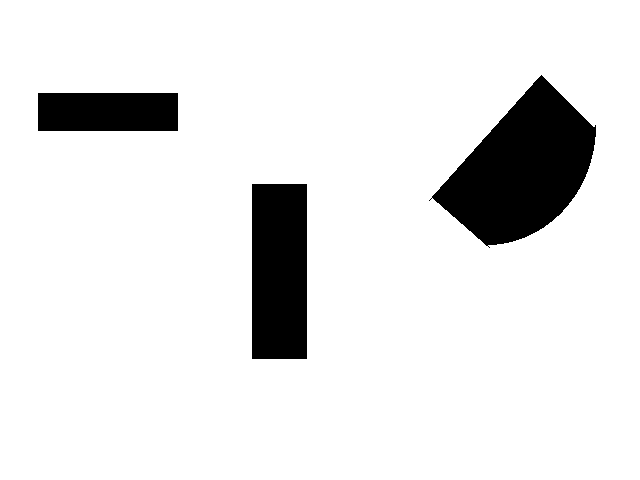
#> input picture project4/testimage.pgm, 640 x 480 px
$ python project4.py   (older library calls are emulated)
#> lines starting #> are read from the running program, lines starting #| are printed output that depends on the picture; after the words box and inside, x2 and y2 are one past the last pixel; in counts of white or black regions, pixels touching at a corner belong together
#> further down, test_image is the input picture: shape (480, 640, 3); 90% white; 3 black regions, box (x1, y1, x2, y2) and area: (429, 75, 596, 248) 15676, (252, 184, 307, 359) 9625, (38, 93, 178, 131) 5320
import cv2
import numpy as np
import matplotlib
import matplotlib.pyplot as plt
import math


def Sobel_Edge_Horz(img):
    g_x = np.array([[-1, 0, 1], [-2, 0, 2], [-1, 0, 1]])
    filtered_g_x = cv2.filter2D(img, cv2.CV_32F, g_x)
    return filtered_g_x

def Sobel_Edge_Vert(img):
    g_y = np.array([[-1, -2, -1], [0, 0, 0], [1, 2, 1]])
    filtered_g_y = cv2.filter2D(img, cv2.CV_32F, g_y)
    return filtered_g_y

def Sobel_Edge(img):
    g = np.sqrt((Sobel_Edge_Horz(img)**2 + Sobel_Edge_Vert(img)**2))
    return g

def HarrisDetector(img,k = 0.04):
    '''
    Args:

    -   image: A numpy array of shape (m,n,c),
                image may be grayscale or color (your choice)
                (i recommmend greyscale)
    -   k: k value for Harris detector

    Returns:
    -   R: A numpy array of shape (m,n) containing R values of interest points
   '''
#> called with k = 0.04

    grayImage = cv2.cvtColor(img, cv2.COLOR_BGR2GRAY)

    grayImage = np.float32(grayImage)

    imageWidth = len(img[0])
#> imageWidth = 640
    imageHeight = len(img)
#> imageHeight = 480

    Ix = Sobel_Edge_Horz(grayImage)
#> in Sobel_Edge_Horz, `filtered_g_x = cv2.filter2D(img, cv2.CV_32F, g_x)`:
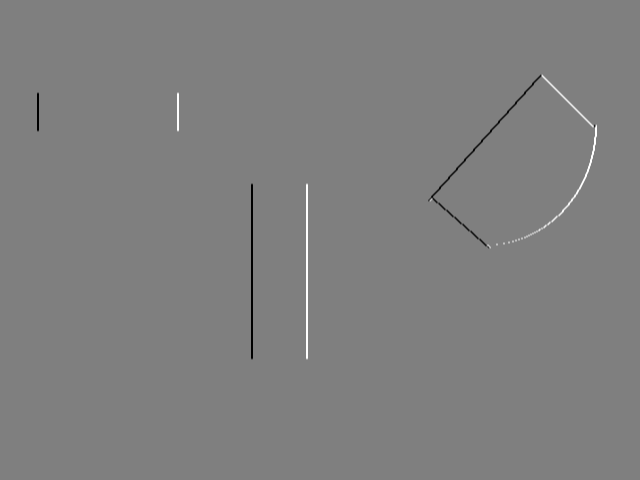
#> filtered_g_x: shape (480, 640) float32; min -1020, max 1020, mean 0; drawn with min black and max white
    Iy = Sobel_Edge_Vert(grayImage)

    Ixx = np.multiply(Ix, Ix)
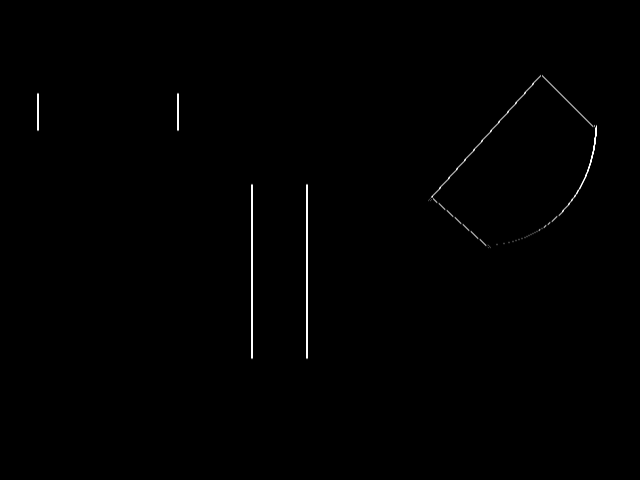
#> Ixx: shape (480, 640) float32; min 0, max 1040400, mean 4439.6; drawn with min black and max white
    Iyy = np.multiply(Iy, Iy)
    Ixy = np.multiply(Ix, Iy)

    IxxConvolved = cv2.GaussianBlur(Ixx, (5, 5), 0)
    IyyConvolved = cv2.GaussianBlur(Iyy, (5, 5), 0)
    IxyConvolved = cv2.GaussianBlur(Ixy, (5, 5), 0)

    r = ((IxxConvolved * IyyConvolved) - (IxyConvolved ** 2)) - k * (IxxConvolved + IyyConvolved)**2
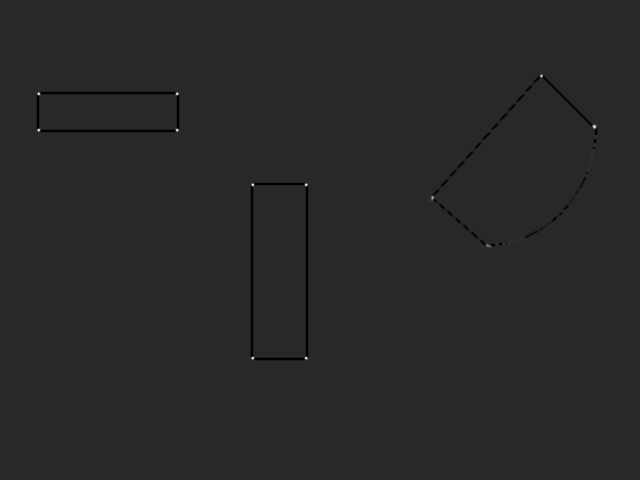
#> r: shape (480, 640) float32; min -1.69e+10, max 8.94e+10, mean -121944992; drawn with min black and max white


    # [10 lines of commented-out code are left out]


    rArray = np.asarray(r, dtype='float32')
    rArray = np.reshape(rArray, grayImage.shape)

    return rArray

def findMinValue(aList):

    numOfItems = len(aList)
    minValue = aList[0]
    for index in range(numOfItems):
        if index+1 < numOfItems and aList[index] < aList[index+1]:
            minValue = aList[index]

    return minValue


def SuppressNonMax(Rvals, numPts):
    '''
    Args:

    -   Rvals: A numpy array of shape (m,n,1), containing Harris response values
    -   numPts: the number of responses to return

    Returns:

     x: A numpy array of shape (N,) containing x-coordinates of interest points
     y: A numpy array of shape (N,) containing y-coordinates of interest points
     confidences (optional): numpy nd-array of dim (N,) containing the strength
            of each interest point
   '''
#> called with numPts = 20

    imageWidth = len(Rvals[0])
#> imageWidth = 640
    imageHeight = len(Rvals)
#> imageHeight = 480

    Rmax = Rvals.max()
#> Rmax = 8.94e+10

    rList = []

    for y in range(imageHeight):
        for x in range(imageWidth):
            if (Rvals[y][x]>0.01*Rmax):
                rList.append((x, y, Rvals[y][x]))
#> after the loop, rList = 392 items, first 6: (541, 73, 1.62e+09), (540, 74, 1.08e+10), (541, 74, 2.24e+10), (542, 74, 1.08e+10), (540, 75, 3.51e+10), (541, 75, 7.46e+10)

    sortedValues = sorted(rList, key=lambda tup: tup[2], reverse=True)
#> sortedValues = 392 items, first 6: (594, 126, 8.94e+10), (38, 93, 8.81e+10), (177, 93, 8.81e+10), (38, 130, 8.81e+10), (177, 130, 8.81e+10), (252, 184, 8.81e+10)

    lengthOfrList = len(rList)
#> lengthOfrList = 392
    radii = []
    xIndex = 0
    yIndex = 1
    rIndex = 2

    for index in range(1, numPts*4):
        dList = []
        for counter in range(1, index):
            distance = np.sqrt(((sortedValues[index][xIndex]-sortedValues[index][xIndex])**2) + ((sortedValues[index-counter][yIndex]-sortedValues[index-counter][yIndex])**2))
            dList.append((sortedValues[index][xIndex], sortedValues[index][yIndex], distance))
        if len(dList) != 0:
            suppressedR = min(dList, key=lambda tup: tup[2])
            radii.append(suppressedR)
#> after the loop, radii = 78 items, first 6: (177, 93, 0), (38, 130, 0), (177, 130, 0), (252, 184, 0), (306, 184, 0), (252, 358, 0)

    sortedRadii = sorted(radii, key=lambda tup: tup[2], reverse=True)
#> sortedRadii has the same summary as radii
    # print(sortedRadii)

    radiiX = []
    radiiY = []
    radiiX.append(sortedRadii[0][xIndex])
    radiiY.append(sortedRadii[0][yIndex])
    for number in range(numPts):
        radiiX.append(sortedRadii[number][xIndex])
        radiiY.append(sortedRadii[number][yIndex])
#> after the loop, radiiX = [177, 177, 38, 177, 252, 306, 252, 306, 593, 541, 594, 541, 39, 176, 38, 177, 38, 177, 39, 176, 253]; radiiY = [93, 93, 130, 130, 184, 184, 358, 358, 126, 76, 127, 75, 93, 93, 94, 94, 129, 129, 130, 130, 184]

    npX = np.asarray(radiiX, dtype='int')
#> npX = 21 values, max 594 at index 10, min 38 at index 2, mean 241.3
    npY = np.asarray(radiiY, dtype='int')
#> npY = 21 values, max 358 at index 6, min 75 at index 11, mean 143.3

    return npX, npY


if __name__ == "__main__":
    test_image = cv2.imread("testimage.pgm")
    # blur_test_image = cv2.GaussianBlur(test_image, (5, 5), 0)

    detector = HarrisDetector(test_image)

    SuppressNonMax(detector, 20)
